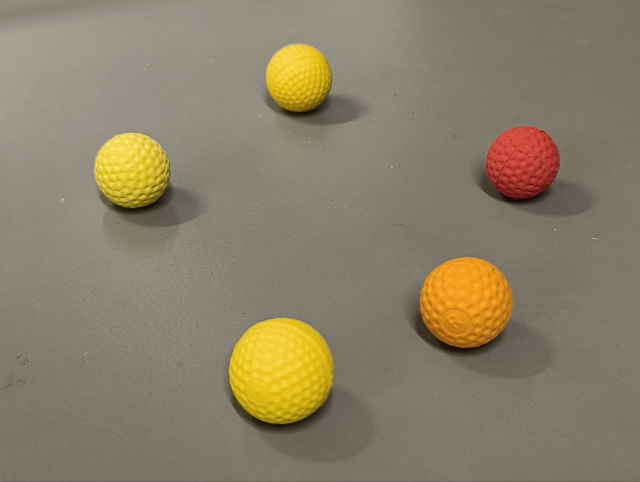
#> input picture esp32s3_inference/tools/image.png, 1280 x 964 px (shown at 1/2 size)
$ python make_test_image.py
#> lines starting #> are read from the running program, lines starting #| are printed output that depends on the picture
"""Convert image.png (next to this script) into the raw RGB888 buffer that the
firmware embeds as main/test_image.rgb.

Usage (needs Pillow):
    python make_test_image.py

Same preprocessing as inference.py: center-crop to the model's aspect ratio,
then resize to the 160x128 (WxH) model input. Also writes test_preview.png
next to this script so you can see exactly what the ESP will receive.
"""
from pathlib import Path
from PIL import Image

W, H = 160, 128

here = Path(__file__).resolve().parent
src = here / "image.png"
dst = here.parent / "main" / "test_image.rgb"
preview = here / "test_preview.png"

img = Image.open(src).convert("RGB")
#> img is the input picture: PIL image 1280x964 RGB; mean R, G, B 138.5, 127.7, 105.9
print(f"source {img.width}x{img.height}")
#| source 1280x964

# Center-crop to the target aspect ratio (no distortion).
target = W / H
if img.width / img.height > target:
    crop_w = int(img.height * target)
#> crop_w = 1205
    left = (img.width - crop_w) // 2
#> left = 37
    img = img.crop((left, 0, left + crop_w, img.height))
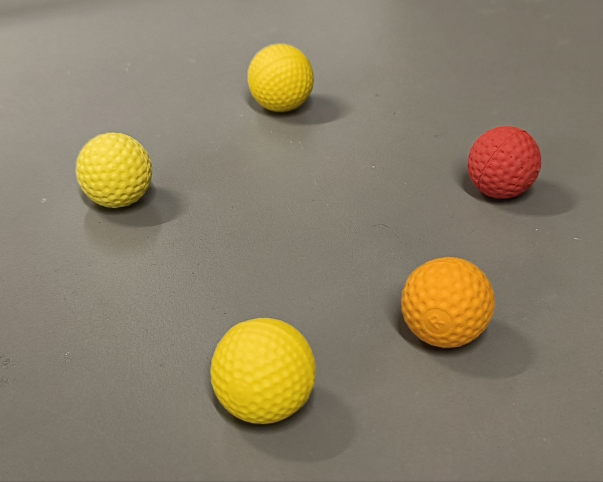
#> img: PIL image 1205x964 RGB (shown at 1/2 size); mean R, G, B 138.9, 127.8, 105.4
else:
    crop_h = int(img.width / target)
    top = (img.height - crop_h) // 2
    img = img.crop((0, top, img.width, top + crop_h))

img = img.resize((W, H), Image.Resampling.BILINEAR)
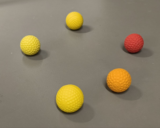
#> img: PIL image 160x128 RGB; mean R, G, B 138.9, 127.8, 105.4
dst.write_bytes(img.tobytes())  # row-major, R G B per pixel
img.save(preview)
#> (the run stopped early here; a loop or call above may not have finished)
